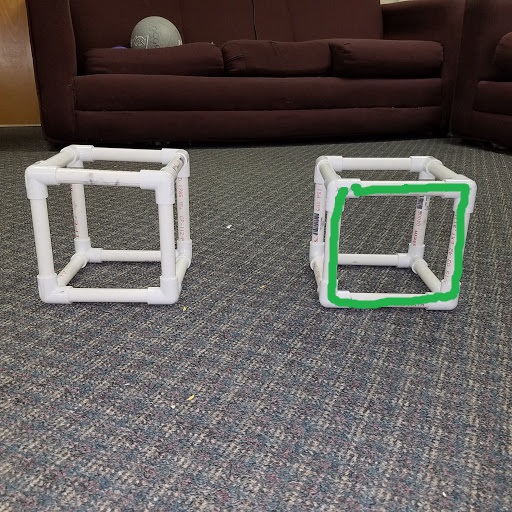
#> input picture cube-green.jpeg, 512 x 512 px, given in place of cube-green.jpg, which was not available
$ python mask2.py   (Python 2 division)
#> lines starting #> are read from the running program, lines starting #| are printed output that depends on the picture; after the words box and inside, x2 and y2 are one past the last pixel; in counts of white or black regions, pixels touching at a corner belong together; pictures that were not available may be replaced by others from this repository, and a replacement may not be noted
import numpy as np
import cv2

lower_h = lower_s = lower_v = 0
upper_h = upper_s = upper_v = 255


def nothing(x):
    pass

# creates the trackbars
cv2.namedWindow('mask')
cv2.createTrackbar('HL','mask',0,255,nothing)
cv2.createTrackbar('SL','mask',0,255,nothing)
cv2.createTrackbar('VL','mask',0,255,nothing)
cv2.createTrackbar('HU','mask',0,255,nothing)
cv2.createTrackbar('SU','mask',0,255,nothing)
cv2.createTrackbar('VU','mask',0,255,nothing)

cv2.setTrackbarPos('HL', 'mask', lower_h)
cv2.setTrackbarPos('HU', 'mask', upper_h)
cv2.setTrackbarPos('SL', 'mask', lower_s)
cv2.setTrackbarPos('SU', 'mask', upper_s)
cv2.setTrackbarPos('VL', 'mask', lower_v)
cv2.setTrackbarPos('VU', 'mask', upper_v)

img = cv2.imread('cube-green.jpg', cv2.IMREAD_COLOR)
#> img is the input picture: shape (512, 512, 3); mean B, G, R 89.2, 92.1, 97.3
cv2.imshow('image',img)

imgray = cv2.cvtColor(img, cv2.COLOR_BGR2GRAY)
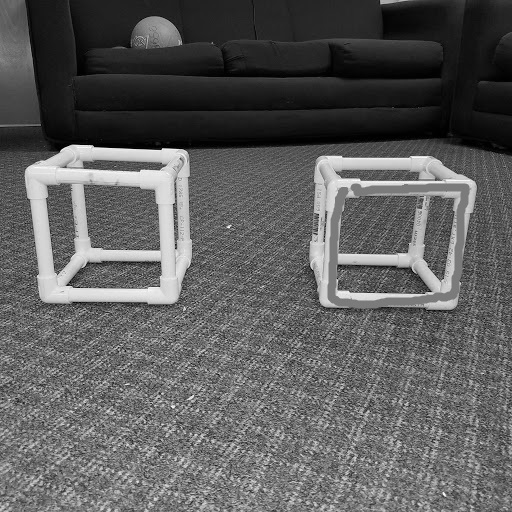
#> imgray: shape (512, 512); min 0, max 255, mean 93.3
cv2.imshow('image-gray', imgray)

ret,thresh = cv2.threshold(imgray, 127,255,0)
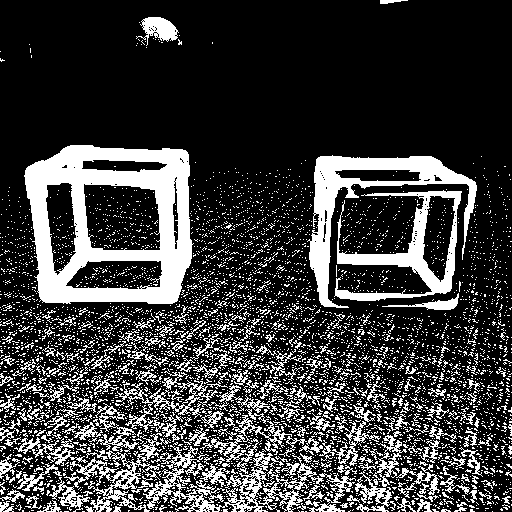
#> thresh: shape (512, 512); 23.7% white; 5012 white regions (4764 under 20 px)
contours, hierarchy = cv2.findContours(thresh, cv2.RETR_TREE, cv2.CHAIN_APPROX_SIMPLE)
#> contours = 5979 contours, 5796 with area under 20; largest, box (x1, y1, x2, y2) and area: (24, 145, 194, 304) 23360, (307, 155, 477, 308) 6070, (334, 190, 462, 301) 5328, (83, 183, 161, 251) 4622, (143, 445, 284, 512) 2400
cv2.drawContours(img, contours, -1, (0,255,0), 3)
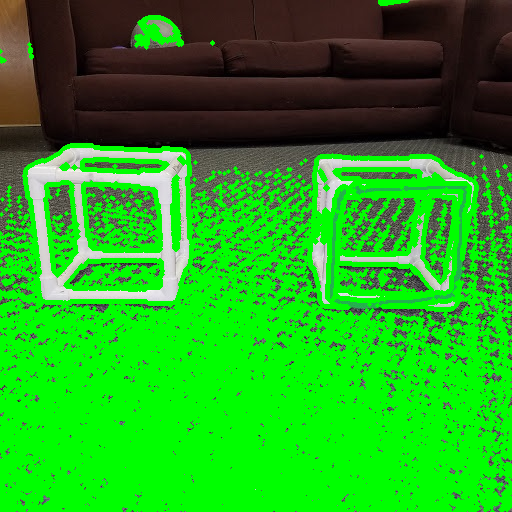
#> img: shape (512, 512, 3); mean B, G, R 27.1, 165.6, 34.1
cnt = contours[0]
#> cnt = [[492, 511]]

area = cv2.contourArea(cnt)
#> area = 0
print area
#| 0.0
cv2.imshow('image',img)
hsv = cv2.cvtColor(img, cv2.COLOR_BGR2HSV)
#> hsv: shape (512, 512, 3); mean H, S, V 47.3, 180.3, 171.3

lower_green = np.array([lower_h, lower_s, lower_v])
upper_green = np.array([upper_h, upper_s, upper_v])
while (1):
	lower_h = cv2.getTrackbarPos('HL','mask')
	lower_s = cv2.getTrackbarPos('SL','mask')
	lower_v = cv2.getTrackbarPos('VL','mask')
	upper_h = cv2.getTrackbarPos('HU','mask')
	upper_s = cv2.getTrackbarPos('SU','mask')
	upper_v = cv2.getTrackbarPos('VU','mask')
	lower_hsv = np.array([lower_h,lower_s,lower_v])
	upper_hsv = np.array([upper_h,upper_s,upper_v])
	print "lower_hsv", lower_hsv, "upper_hsv", upper_hsv
	mask = cv2.inRange(hsv, lower_hsv, upper_hsv)
#> mask: shape (512, 512); every value is 255

	cv2.imshow('mask', mask)
	res = cv2.bitwise_and(img, img, mask = mask)

	edges = cv2.Canny(mask, 100, 200)
#> edges: shape (512, 512); every value is 0
	#area = cv2.contourArea(edges)
	cv2.imshow('edges', edges)
	if 27 == cv2.waitKey(10):  #27 = escape key
#> (key Esc is pressed here)
		break
